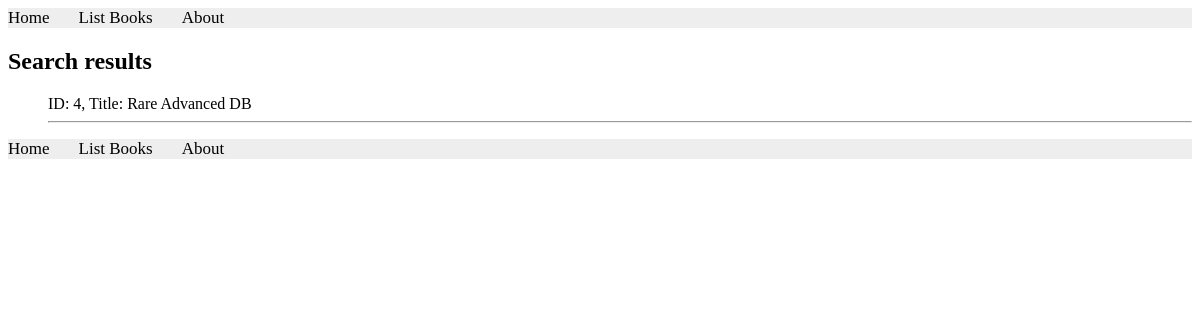
/books/lab8/task1/, run on an earlier commit of the app's database.
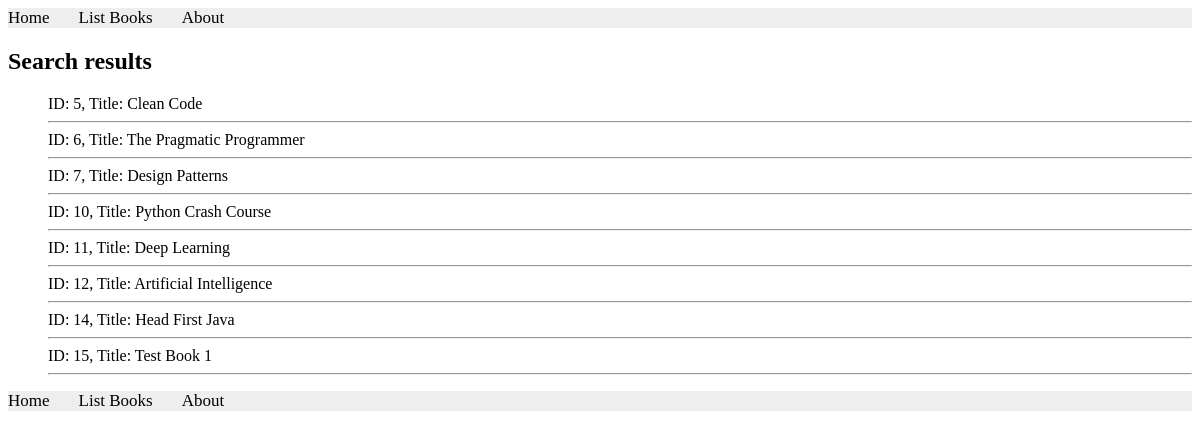
And on a later commit of the database.
### apps/bookmodule/models.py (models this page shows, shortened)
class Book(models.Model):
    title = models.CharField(max_length=200)
    author = models.CharField(max_length=100)
    year = models.IntegerField(null=True)
    price = models.DecimalField(max_digits=6, decimal_places=2)
    edition = models.IntegerField(default=1)
    quantity = models.IntegerField(default=1)
    pubdate = models.DateTimeField(null=True)
    rating = models.SmallIntegerField(default=1)
    publisher = models.ForeignKey(
        Publisher,
        null=True,
        on_delete=models.SET_NULL,
        related_name='books'
    )
    authors = models.ManyToManyField(Author, blank=True)

### apps/bookmodule/views.py (the view)
# urls.py: path('lab8/task1/', views.lab8_task1, name="lab8.task1"),
def lab8_task1(request):
    books = Book.objects.filter(Q(price__lte=80))
    return render(request, 'bookmodule/bookList.html', {'books': books})

### apps/templates/bookmodule/bookList.html (shortened to what this page needs)
{% extends "layouts/base.html" %}
{% block content %}
<h2>Search results</h2>
{% if books %}
  <ul>
  {% for obj in books %}
ID: {{obj.id}}, Title: {{obj.title}}
<hr>
{% endfor %}
  </ul>
{% else %}
  <p>No results found.</p>
{% endif %}
{% endblock %}

### apps/templates/layouts/base.html (shortened to what this page needs)
<!DOCTYPE html>
<html>
{% load static %}
<head>
<link rel="stylesheet" href="{% static 'styles.css' %}">
<link rel="stylesheet" href="https://cdnjs.cloudflare.com/ajax/libs/font-
awesome/4.7.0/css/font-awesome.min.css">
</head>
<body>
{% include "includes/header.html" %}
{% block content %} {% endblock content %}
{% with request.resolver_match.url_name as url_name %}
<div class="topnav">
<a class="{% if url_name == 'books.index' %}active{% endif %}" href="{% url "books.index" %}">Home</a>
<a class="{% if url_name == 'books.list_books' %}active{% endif %}" href="{% url "books.list_books" %}">List Books</a>
<a class="{% if url_name == 'books.aboutus' %}active{% endif %}" href="{% url "books.aboutus" %}">About</a>
</div>
{% endwith %}
</body>
</html>

### apps/templates/includes/header.html
{% with request.resolver_match.url_name as url_name %}
<div class="topnav">
  <a class="{% if url_name == 'books.index' %}active{% endif %}" href="{% url 'books.index' %}">Home</a>
  <a class="{% if url_name == 'books.list_books' %}active{% endif %}" href="{% url 'books.list_books' %}">List Books</a>
  <a class="{% if url_name == 'books.aboutus' %}active{% endif %}" href="{% url 'books.aboutus' %}">About</a>
</div>
{% endwith %}

### apps/static/styles.css (style rules this page uses)
.topnav { background-color: #eeeeee; width: 100%; }
.topnav a { color: #000000; text-align: center; margin-right: 25px; text-decoration: none; font-size: 17px; }

What changed in the data, as far as the page shows it:
removed Book: id "4", title "Rare Advanced DB"
added Book: id "5", title "Clean Code"
added Book: id "6", title "The Pragmatic Programmer"
added Book: id "7", title "Design Patterns"
added Book: id "10", title "Python Crash Course"
added Book: id "11", title "Deep Learning"
added Book: id "12", title "Artificial Intelligence"
added Book: id "14", title "Head First Java"
added Book: id "15", title "Test Book 1"
